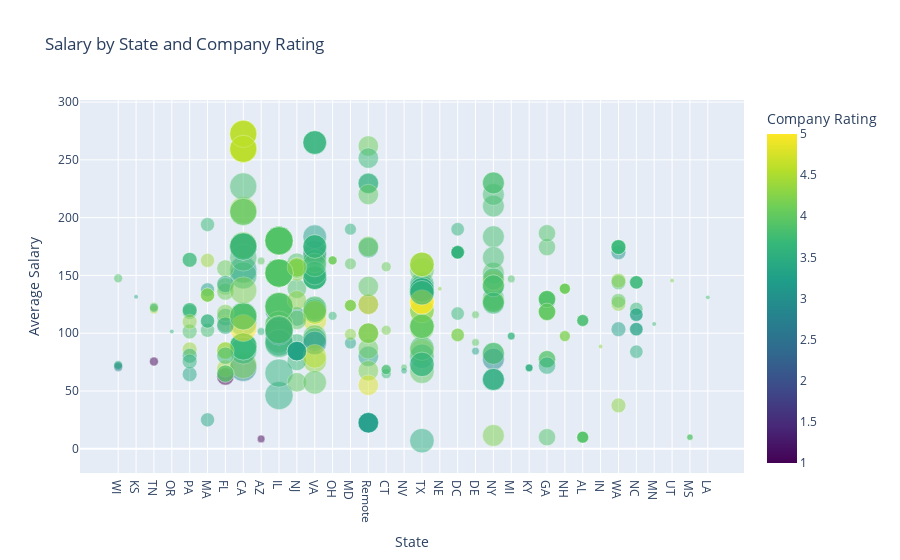

This figure's notebook cell:
### Code cell
# plotlty express scatter
fig = px.scatter(
    clean_df,
    x='State', y='Average Salary',
    size='Postings', color='Company Rating',
    hover_name='Company Name',
    hover_data={'State', 'Average Salary', 'Company Rating'},
    title='Salary by State and Company Rating',
    labels={'State': 'State', 'Average Salary': 'Average Salary (in $K)'},
    color_continuous_scale=px.colors.sequential.Viridis,
    height=700
)
# add interaction popup with a white border
fig.update_traces(marker=dict(opacity=.5, line=dict(width=.5, color='white')))
fig.show()

### Figure 1 — Plotly figure (JSON) as saved in the notebook; plotly's stock layout.template omitted (floating-point values rounded to 4 significant figures; data arrays with more than 128 entries replaced by an {"elided": "..."} marker saying what was removed)
{"data": [{"customdata": {"elided": "339x1 float values"}, "hovertemplate": "<b>%{hovertext}</b><br><br>State=%{x}<br>Average Salary=%{y}<br>Postings=%{marker.size}<br>Company Rating=%{marker.color}<extra></extra>", "hovertext": {"elided": "339 str values"}, "legendgroup": "", "marker": {"color": {"elided": "339 float values"}, "coloraxis": "coloraxis", "line": {"color": "white", "width": 0.5}, "opacity": 0.5, "size": {"elided": "339 int values"}, "sizemode": "area", "sizeref": 0.1, "symbol": "circle"}, "mode": "markers", "name": "", "orientation": "v", "showlegend": false, "type": "scatter", "x": {"elided": "339 str values"}, "xaxis": "x", "y": {"elided": "339 float values"}, "yaxis": "y"}], "layout": {"autosize": true, "coloraxis": {"colorbar": {"title": {"text": "Company Rating"}}, "colorscale": [[0, "#440154"], [0.1111, "#482878"], [0.2222, "#3e4989"], [0.3333, "#31688e"], [0.4444, "#26828e"], [0.5556, "#1f9e89"], [0.6667, "#35b779"], [0.7778, "#6ece58"], [0.8889, "#b5de2b"], [1, "#fde725"]]}, "legend": {"itemsizing": "constant", "tracegroupgap": 0}, "title": {"text": "Salary by State and Company Rating"}, "xaxis": {"anchor": "y", "autorange": true, "domain": [0, 1], "range": [-2.07, 34.98], "title": {"text": "State"}, "type": "category"}, "yaxis": {"anchor": "x", "autorange": true, "domain": [0, 1], "range": [-17.19, 297.6], "title": {"text": "Average Salary"}, "type": "linear"}}}
